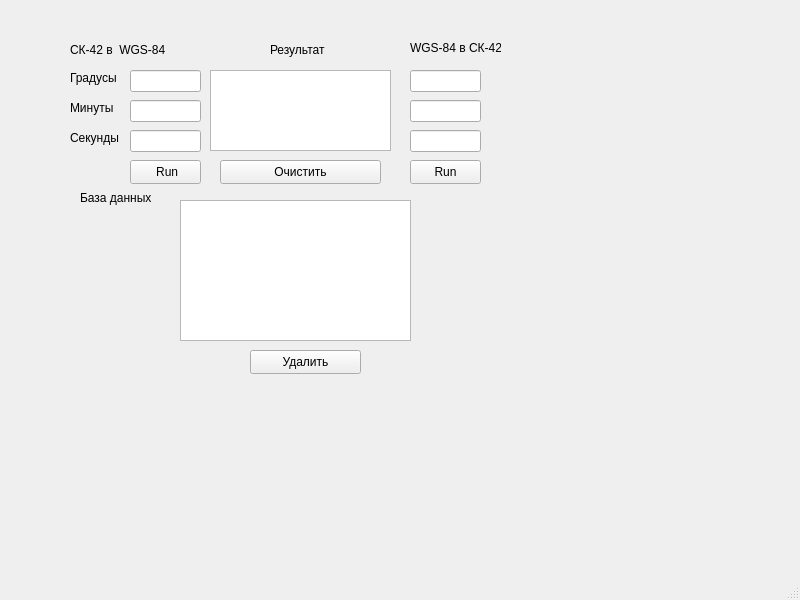
<?xml version="1.0" encoding="UTF-8"?>
<ui version="4.0">
 <class>MainWindow</class>
 <widget class="QMainWindow" name="MainWindow">
  <property name="geometry">
   <rect>
    <x>0</x>
    <y>0</y>
    <width>800</width>
    <height>600</height>
   </rect>
  </property>
  <property name="windowTitle">
   <string>MainWindow</string>
  </property>
  <widget class="QWidget" name="centralwidget">
   <widget class="QPushButton" name="btnclr">
    <property name="geometry">
     <rect>
      <x>220</x>
      <y>160</y>
      <width>161</width>
      <height>24</height>
     </rect>
    </property>
    <property name="text">
     <string>Очистить</string>
    </property>
   </widget>
   <widget class="QLineEdit" name="wgssec">
    <property name="geometry">
     <rect>
      <x>410</x>
      <y>130</y>
      <width>71</width>
      <height>22</height>
     </rect>
    </property>
   </widget>
   <widget class="QLabel" name="label">
    <property name="geometry">
     <rect>
      <x>70</x>
      <y>40</y>
      <width>101</width>
      <height>20</height>
     </rect>
    </property>
    <property name="text">
     <string>СК-42 в  WGS-84</string>
    </property>
   </widget>
   <widget class="QLineEdit" name="wgsgr">
    <property name="geometry">
     <rect>
      <x>410</x>
      <y>70</y>
      <width>71</width>
      <height>22</height>
     </rect>
    </property>
   </widget>
   <widget class="QTableView" name="tableView">
    <property name="geometry">
     <rect>
      <x>180</x>
      <y>200</y>
      <width>231</width>
      <height>141</height>
     </rect>
    </property>
   </widget>
   <widget class="QLabel" name="label_4">
    <property name="geometry">
     <rect>
      <x>70</x>
      <y>70</y>
      <width>49</width>
      <height>16</height>
     </rect>
    </property>
    <property name="text">
     <string>Градусы</string>
    </property>
   </widget>
   <widget class="QLabel" name="label_6">
    <property name="geometry">
     <rect>
      <x>70</x>
      <y>130</y>
      <width>49</width>
      <height>16</height>
     </rect>
    </property>
    <property name="text">
     <string>Секунды</string>
    </property>
   </widget>
   <widget class="QLineEdit" name="ckgr">
    <property name="geometry">
     <rect>
      <x>130</x>
      <y>70</y>
      <width>71</width>
      <height>22</height>
     </rect>
    </property>
   </widget>
   <widget class="QPushButton" name="btnrun">
    <property name="geometry">
     <rect>
      <x>130</x>
      <y>160</y>
      <width>71</width>
      <height>24</height>
     </rect>
    </property>
    <property name="text">
     <string> Run</string>
    </property>
   </widget>
   <widget class="QLineEdit" name="ckmin">
    <property name="geometry">
     <rect>
      <x>130</x>
      <y>100</y>
      <width>71</width>
      <height>22</height>
     </rect>
    </property>
   </widget>
   <widget class="QLabel" name="label_5">
    <property name="geometry">
     <rect>
      <x>70</x>
      <y>100</y>
      <width>49</width>
      <height>16</height>
     </rect>
    </property>
    <property name="text">
     <string>Минуты</string>
    </property>
   </widget>
   <widget class="QLineEdit" name="wgsmin">
    <property name="geometry">
     <rect>
      <x>410</x>
      <y>100</y>
      <width>71</width>
      <height>22</height>
     </rect>
    </property>
   </widget>
   <widget class="QPushButton" name="btndelete">
    <property name="geometry">
     <rect>
      <x>250</x>
      <y>350</y>
      <width>111</width>
      <height>24</height>
     </rect>
    </property>
    <property name="text">
     <string>Удалить</string>
    </property>
   </widget>
   <widget class="QLabel" name="label_2">
    <property name="geometry">
     <rect>
      <x>410</x>
      <y>40</y>
      <width>91</width>
      <height>16</height>
     </rect>
    </property>
    <property name="text">
     <string>WGS-84 в СК-42</string>
    </property>
   </widget>
   <widget class="QLabel" name="label_3">
    <property name="geometry">
     <rect>
      <x>80</x>
      <y>190</y>
      <width>101</width>
      <height>16</height>
     </rect>
    </property>
    <property name="text">
     <string>База данных</string>
    </property>
   </widget>
   <widget class="QLineEdit" name="cksec">
    <property name="geometry">
     <rect>
      <x>130</x>
      <y>130</y>
      <width>71</width>
      <height>22</height>
     </rect>
    </property>
   </widget>
   <widget class="QTextBrowser" name="textBrowser">
    <property name="geometry">
     <rect>
      <x>210</x>
      <y>70</y>
      <width>181</width>
      <height>81</height>
     </rect>
    </property>
   </widget>
   <widget class="QPushButton" name="pushButton">
    <property name="geometry">
     <rect>
      <x>410</x>
      <y>160</y>
      <width>71</width>
      <height>24</height>
     </rect>
    </property>
    <property name="text">
     <string>Run</string>
    </property>
   </widget>
   <widget class="QLabel" name="label_7">
    <property name="geometry">
     <rect>
      <x>270</x>
      <y>40</y>
      <width>81</width>
      <height>20</height>
     </rect>
    </property>
    <property name="text">
     <string>Результат</string>
    </property>
   </widget>
  </widget>
  <widget class="QMenuBar" name="menubar">
   <property name="geometry">
    <rect>
     <x>0</x>
     <y>0</y>
     <width>800</width>
     <height>22</height>
    </rect>
   </property>
  </widget>
  <widget class="QStatusBar" name="statusbar"/>
 </widget>
 <resources/>
 <connections/>
</ui>
